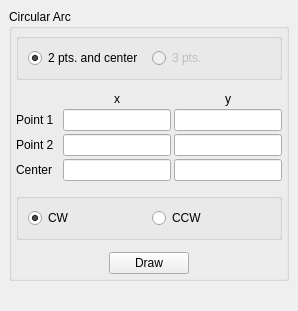
           <widget class="QWidget" name="arcPage">
            <layout class="QVBoxLayout" name="_7">
             <property name="spacing">
              <number>6</number>
             </property>
             <property name="margin">
              <number>9</number>
             </property>
             <item>
              <widget class="QGroupBox" name="arcGroup">
               <property name="title">
                <string>Circular Arc</string>
               </property>
               <layout class="QVBoxLayout" name="_8">
                <property name="spacing">
                 <number>2</number>
                </property>
                <property name="margin">
                 <number>4</number>
                </property>
                <item>
                 <widget class="QGroupBox" name="groupBox">
                  <property name="enabled">
                   <bool>true</bool>
                  </property>
                  <property name="sizePolicy">
                   <sizepolicy hsizetype="Preferred" vsizetype="Fixed">
                    <horstretch>0</horstretch>
                    <verstretch>0</verstretch>
                   </sizepolicy>
                  </property>
                  <property name="title">
                   <string/>
                  </property>
                  <property name="flat">
                   <bool>false</bool>
                  </property>
                  <layout class="QHBoxLayout" name="_9">
                   <property name="spacing">
                    <number>6</number>
                   </property>
                   <property name="margin">
                    <number>9</number>
                   </property>
                   <item>
                    <widget class="QRadioButton" name="arcWithTwoPoints">
                     <property name="sizePolicy">
                      <sizepolicy hsizetype="Expanding" vsizetype="Expanding">
                       <horstretch>0</horstretch>
                       <verstretch>0</verstretch>
                      </sizepolicy>
                     </property>
                     <property name="text">
                      <string>2 pts. and center</string>
                     </property>
                     <property name="checked">
                      <bool>true</bool>
                     </property>
                    </widget>
                   </item>
                   <item>
                    <widget class="QRadioButton" name="arcWithThreePoints">
                     <property name="enabled">
                      <bool>false</bool>
                     </property>
                     <property name="sizePolicy">
                      <sizepolicy hsizetype="Expanding" vsizetype="Expanding">
                       <horstretch>0</horstretch>
                       <verstretch>0</verstretch>
                      </sizepolicy>
                     </property>
                     <property name="text">
                      <string>3 pts.</string>
                     </property>
                    </widget>
                   </item>
                  </layout>
                 </widget>
                </item>
                <item>
                 <spacer>
                  <property name="orientation">
                   <enum>Qt::Vertical</enum>
                  </property>
                  <property name="sizeType">
                   <enum>QSizePolicy::Minimum</enum>
                  </property>
                  <property name="sizeHint" stdset="0">
                   <size>
                    <width>20</width>
                    <height>10</height>
                   </size>
                  </property>
                 </spacer>
                </item>
                <item>
                 <layout class="QGridLayout" name="_10">
                  <property name="margin">
                   <number>0</number>
                  </property>
                  <property name="spacing">
                   <number>3</number>
                  </property>
                  <item row="1" column="0">
                   <widget class="QLabel" name="label_16">
                    <property name="text">
                     <string>Point 1</string>
                    </property>
                   </widget>
                  </item>
                  <item row="1" column="1">
                   <widget class="QLineEdit" name="arcX1"/>
                  </item>
                  <item row="1" column="2">
                   <widget class="QLineEdit" name="arcY1"/>
                  </item>
                  <item row="2" column="0">
                   <widget class="QLabel" name="label_17">
                    <property name="text">
                     <string>Point 2  </string>
                    </property>
                   </widget>
                  </item>
                  <item row="2" column="1">
                   <widget class="QLineEdit" name="arcX2"/>
                  </item>
                  <item row="2" column="2">
                   <widget class="QLineEdit" name="arcY2"/>
                  </item>
                  <item row="3" column="0">
                   <widget class="QLabel" name="arcPoint3Label">
                    <property name="text">
                     <string>Center</string>
                    </property>
                   </widget>
                  </item>
                  <item row="3" column="1">
                   <widget class="QLineEdit" name="arcX3">
                    <property name="enabled">
                     <bool>true</bool>
                    </property>
                   </widget>
                  </item>
                  <item row="3" column="2">
                   <widget class="QLineEdit" name="arcY3">
                    <property name="enabled">
                     <bool>true</bool>
                    </property>
                   </widget>
                  </item>
                  <item row="0" column="1">
                   <widget class="QLabel" name="label_3">
                    <property name="text">
                     <string>x</string>
                    </property>
                    <property name="alignment">
                     <set>Qt::AlignCenter</set>
                    </property>
                   </widget>
                  </item>
                  <item row="0" column="2">
                   <widget class="QLabel" name="label_4">
                    <property name="text">
                     <string>y</string>
                    </property>
                    <property name="alignment">
                     <set>Qt::AlignCenter</set>
                    </property>
                   </widget>
                  </item>
                 </layout>
                </item>
                <item>
                 <spacer>
                  <property name="orientation">
                   <enum>Qt::Vertical</enum>
                  </property>
                  <property name="sizeType">
                   <enum>QSizePolicy::Minimum</enum>
                  </property>
                  <property name="sizeHint" stdset="0">
                   <size>
                    <width>20</width>
                    <height>10</height>
                   </size>
                  </property>
                 </spacer>
                </item>
                <item>
                 <widget class="QGroupBox" name="groupBox_3">
                  <property name="title">
                   <string/>
                  </property>
                  <layout class="QHBoxLayout" name="_11">
                   <property name="spacing">
                    <number>6</number>
                   </property>
                   <property name="margin">
                    <number>9</number>
                   </property>
                   <item>
                    <widget class="QRadioButton" name="arcCW">
                     <property name="sizePolicy">
                      <sizepolicy hsizetype="Expanding" vsizetype="Expanding">
                       <horstretch>0</horstretch>
                       <verstretch>0</verstretch>
                      </sizepolicy>
                     </property>
                     <property name="text">
                      <string>CW</string>
                     </property>
                     <property name="checked">
                      <bool>true</bool>
                     </property>
                    </widget>
                   </item>
                   <item>
                    <widget class="QRadioButton" name="arcCCW">
                     <property name="sizePolicy">
                      <sizepolicy hsizetype="Expanding" vsizetype="Expanding">
                       <horstretch>0</horstretch>
                       <verstretch>0</verstretch>
                      </sizepolicy>
                     </property>
                     <property name="text">
                      <string>CCW</string>
                     </property>
                    </widget>
                   </item>
                  </layout>
                 </widget>
                </item>
                <item>
                 <spacer>
                  <property name="orientation">
                   <enum>Qt::Vertical</enum>
                  </property>
                  <property name="sizeType">
                   <enum>QSizePolicy::Minimum</enum>
                  </property>
                  <property name="sizeHint" stdset="0">
                   <size>
                    <width>265</width>
                    <height>10</height>
                   </size>
                  </property>
                 </spacer>
                </item>
                <item>
                 <layout class="QHBoxLayout" name="_12">
                  <property name="spacing">
                   <number>6</number>
                  </property>
                  <property name="margin">
                   <number>0</number>
                  </property>
                  <item>
                   <spacer>
                    <property name="orientation">
                     <enum>Qt::Horizontal</enum>
                    </property>
                    <property name="sizeHint" stdset="0">
                     <size>
                      <width>21</width>
                      <height>20</height>
                     </size>
                    </property>
                   </spacer>
                  </item>
                  <item>
                   <widget class="QPushButton" name="arcDraw">
                    <property name="text">
                     <string>Draw</string>
                    </property>
                   </widget>
                  </item>
                  <item>
                   <spacer>
                    <property name="orientation">
                     <enum>Qt::Horizontal</enum>
                    </property>
                    <property name="sizeHint" stdset="0">
                     <size>
                      <width>21</width>
                      <height>20</height>
                     </size>
                    </property>
                   </spacer>
                  </item>
                 </layout>
                </item>
               </layout>
              </widget>
             </item>
             <item>
              <spacer>
               <property name="orientation">
                <enum>Qt::Vertical</enum>
               </property>
               <property name="sizeHint" stdset="0">
                <size>
                 <width>20</width>
                 <height>21</height>
                </size>
               </property>
              </spacer>
             </item>
            </layout>
           </widget>
